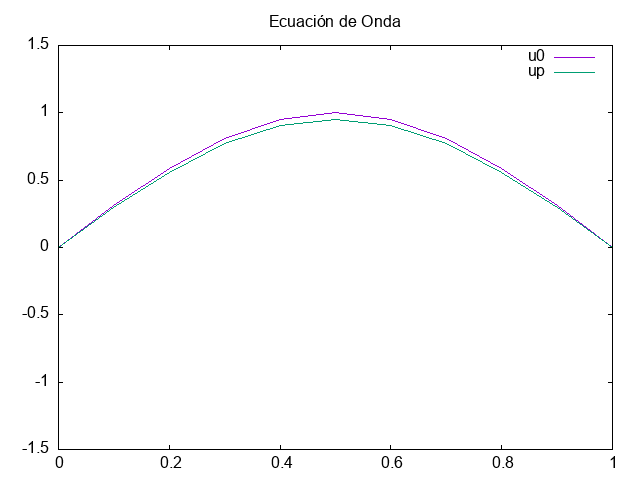

Recreate this plot in gnuplot.
set terminal png
set output 'grafica.png'
set title "Ecuación de Onda"

set key autotitle columnhead
set datafile separator ","

set yrange[-1.5:1.5]
set xrange[0:1]


plot "./build/data.csv" using 1:2 with lines,\
	"./build/data.csv" using 1:3 with lines

set terminal wxt persist
set output
replot
